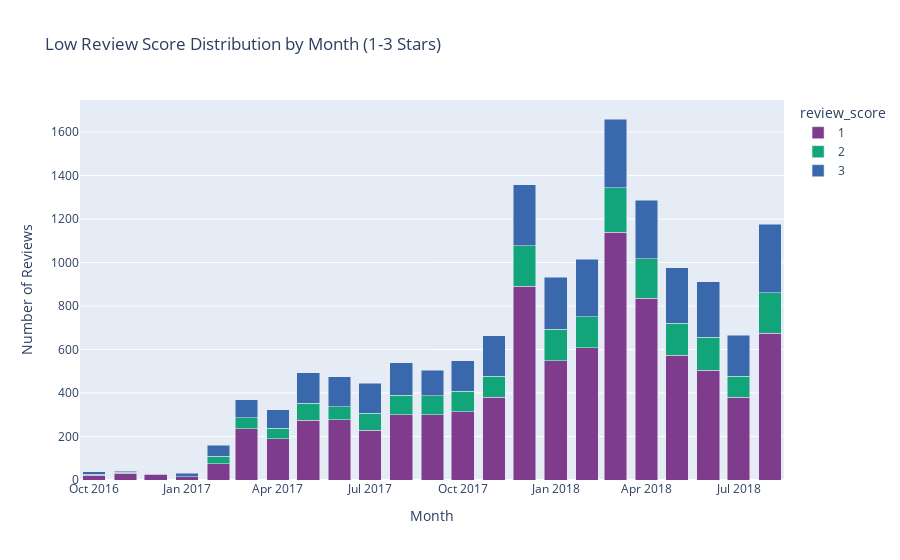

Notebook code cell kept with this figure:
### Code cell
# Prepare data for highlighting:
highlight_plot_data = low_score_summary.copy()
highlight_plot_data['review_score'] = highlight_plot_data['review_score'].astype(str)

fig = px.bar(
    highlight_plot_data,
    x='month',
    y='count',
    color='review_score',
    barmode='stack',
    title='Low Review Score Distribution by Month (1-3 Stars)',
    color_discrete_sequence=px.colors.qualitative.Bold
)
fig.update_layout(xaxis_title='Month', yaxis_title='Number of Reviews')
fig.show()

### Figure 1 — Plotly figure (JSON) as saved in the notebook; plotly's stock layout.template omitted (floating-point values rounded to 4 significant figures)
{"data": [{"alignmentgroup": "True", "hovertemplate": "review_score=1<br>month=%{x}<br>count=%{y}<extra></extra>", "legendgroup": "1", "marker": {"color": "rgb(127, 60, 141)", "pattern": {"shape": ""}}, "name": "1", "offsetgroup": "1", "orientation": "v", "showlegend": true, "textposition": "auto", "type": "bar", "x": ["2016-10", "2016-11", "2016-12", "2017-01", "2017-02", "2017-03", "2017-04", "2017-05", "2017-06", "2017-07", "2017-08", "2017-09", "2017-10", "2017-11", "2017-12", "2018-01", "2018-02", "2018-03", "2018-04", "2018-05", "2018-06", "2018-07", "2018-08"], "xaxis": "x", "y": [23, 32, 27, 15, 75, 236, 189, 274, 276, 229, 299, 300, 314, 381, 892, 548, 609, 1139, 836, 574, 505, 381, 675], "yaxis": "y"}, {"alignmentgroup": "True", "hovertemplate": "review_score=2<br>month=%{x}<br>count=%{y}<extra></extra>", "legendgroup": "2", "marker": {"color": "rgb(17, 165, 121)", "pattern": {"shape": ""}}, "name": "2", "offsetgroup": "2", "orientation": "v", "showlegend": true, "textposition": "auto", "type": "bar", "x": ["2016-10", "2016-11", "2017-01", "2017-02", "2017-03", "2017-04", "2017-05", "2017-06", "2017-07", "2017-08", "2017-09", "2017-10", "2017-11", "2017-12", "2018-01", "2018-02", "2018-03", "2018-04", "2018-05", "2018-06", "2018-07", "2018-08"], "xaxis": "x", "y": [3, 3, 1, 34, 50, 49, 80, 62, 79, 90, 87, 94, 96, 185, 145, 142, 204, 182, 147, 151, 96, 185], "yaxis": "y"}, {"alignmentgroup": "True", "hovertemplate": "review_score=3<br>month=%{x}<br>count=%{y}<extra></extra>", "legendgroup": "3", "marker": {"color": "rgb(57, 105, 172)", "pattern": {"shape": ""}}, "name": "3", "offsetgroup": "3", "orientation": "v", "showlegend": true, "textposition": "auto", "type": "bar", "x": ["2016-10", "2016-11", "2016-12", "2017-01", "2017-02", "2017-03", "2017-04", "2017-05", "2017-06", "2017-07", "2017-08", "2017-09", "2017-10", "2017-11", "2017-12", "2018-01", "2018-02", "2018-03", "2018-04", "2018-05", "2018-06", "2018-07", "2018-08"], "xaxis": "x", "y": [11, 6, 1, 14, 51, 82, 86, 140, 136, 138, 150, 117, 141, 186, 280, 240, 263, 317, 269, 255, 256, 188, 317], "yaxis": "y"}], "layout": {"barmode": "stack", "legend": {"title": {"text": "review_score"}, "tracegroupgap": 0}, "title": {"text": "Low Review Score Distribution by Month (1-3 Stars)"}, "xaxis": {"anchor": "y", "domain": [0, 1], "title": {"text": "Month"}}, "yaxis": {"anchor": "x", "domain": [0, 1], "title": {"text": "Number of Reviews"}}}}
